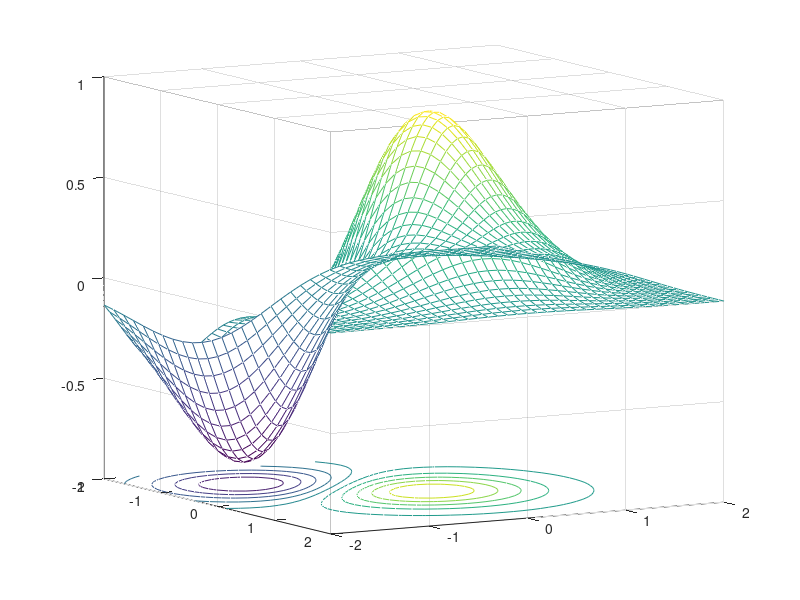

Write the MATLAB code that produced this figure.
% Plot surface using mesh

xa = -2:0.1:2;
xb = -2:0.1:2;
[x,y] = meshgrid(xa,xb);
% z = cos(x.^2) + sin(y.^2);
%z = exp(-x.^2 - y.^2);
z1 = exp(-x.^2 - y.^2);
z2 = -exp(-(x+1).^2 - (y+1).^2);
z = z1+z2;
meshc(x,y,z) % surface in x
%mesh(x,y,z)
% view(60,30)
% animate plot:
for i=1:10:360
    meshc(x,y,z)
    view(30,i)
    pause(2)
end